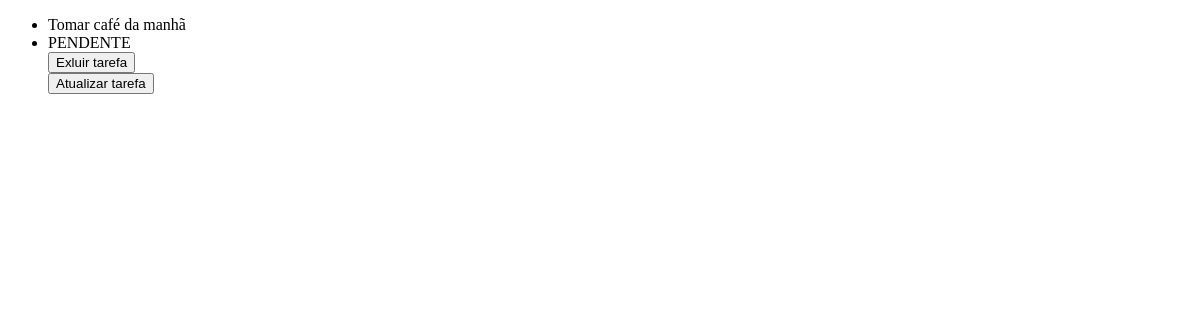
/, run on an earlier commit of the app's database.
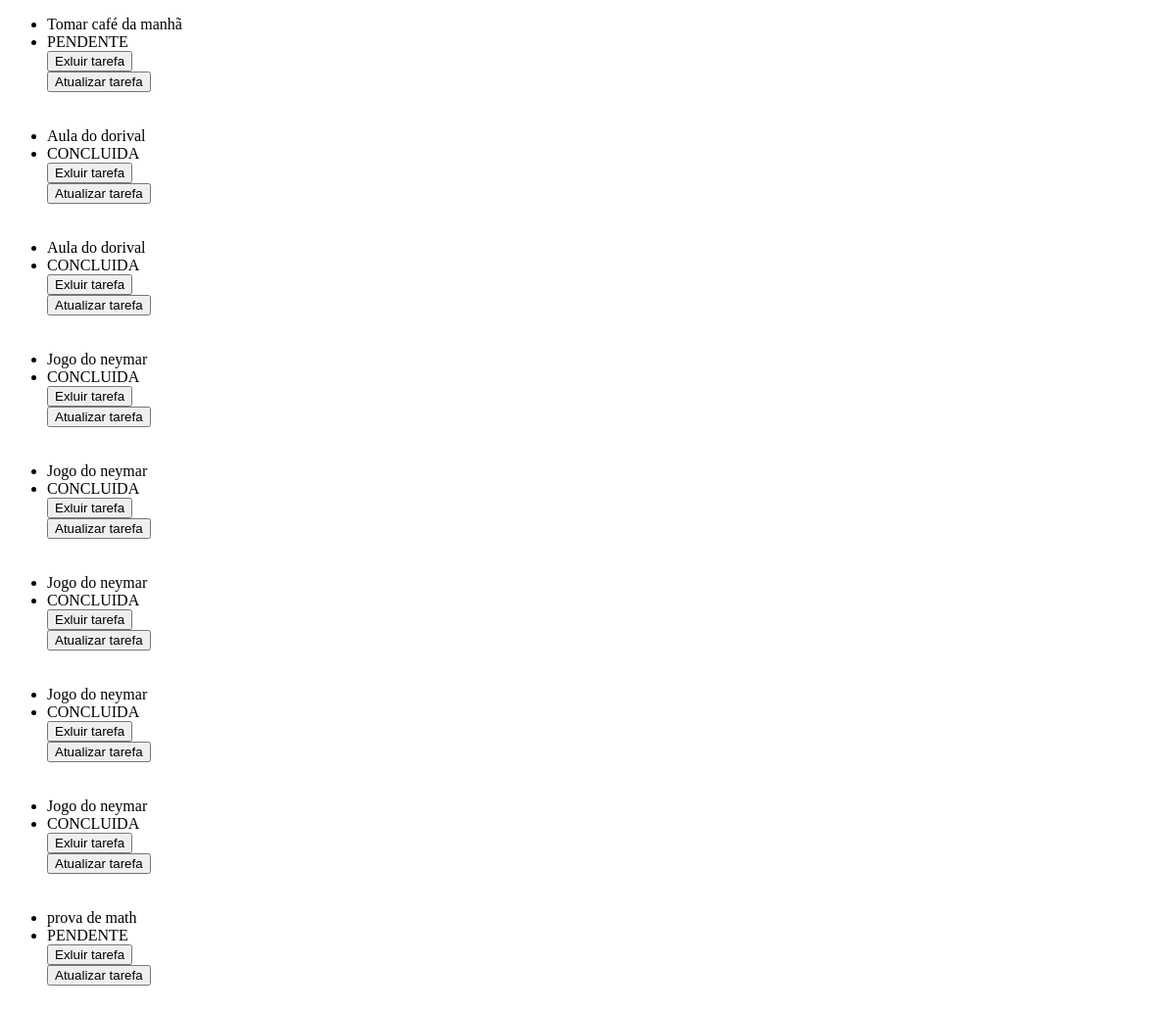
And on a later commit of the database.
### app/models.py (models this page shows, shortened)
class Tarefa(models.Model):
    escolha = [
        ("PENDENTE" ,"PENDENTE"),
        ("CONCLUIDA", "CONCLUIDA"),
        ("A FAZER", "A FAZER"),
    ]
    descricao = models.TextField()
    status = models.CharField(max_length=20, choices=escolha)

### app/views.py (the view)
# urls.py: path("", mostrar_tarefa, name="mostrar_tarefa"),
def mostrar_tarefa(request):
    tarefas = Tarefa.objects.all()
    return render(request, "index.html" , {'tarefas':tarefas})

### app/templates/index.html (shortened to what this page needs)
<!DOCTYPE html>
<html lang="en">
<head>
</head>
<body>
<ul>
{% for i in tarefas%}
<li>{{i.descricao}}</li>
<li>{{i.status}}</li>
<form action="{% url 'excluir_tarefa' i.id %}" method="POST">
    <button type="submit">Exluir tarefa</button>
</form>
<form action="{% url 'atualizar_tarefa' i.id %}" method="POST">
    <button type="submit">Atualizar tarefa</button>
</form>
<br><br>
{% endfor %}
</ul>
</body>
</html>

What changed in the data, as far as the page shows it:
added Tarefa: descricao "Aula do dorival", status "CONCLUIDA"
added Tarefa: descricao "Aula do dorival", status "CONCLUIDA"
added Tarefa: descricao "Jogo do neymar", status "CONCLUIDA"
added Tarefa: descricao "Jogo do neymar", status "CONCLUIDA"
added Tarefa: descricao "Jogo do neymar", status "CONCLUIDA"
added Tarefa: descricao "Jogo do neymar", status "CONCLUIDA"
added Tarefa: descricao "Jogo do neymar", status "CONCLUIDA"
added Tarefa: descricao "prova de math", status "PENDENTE"
